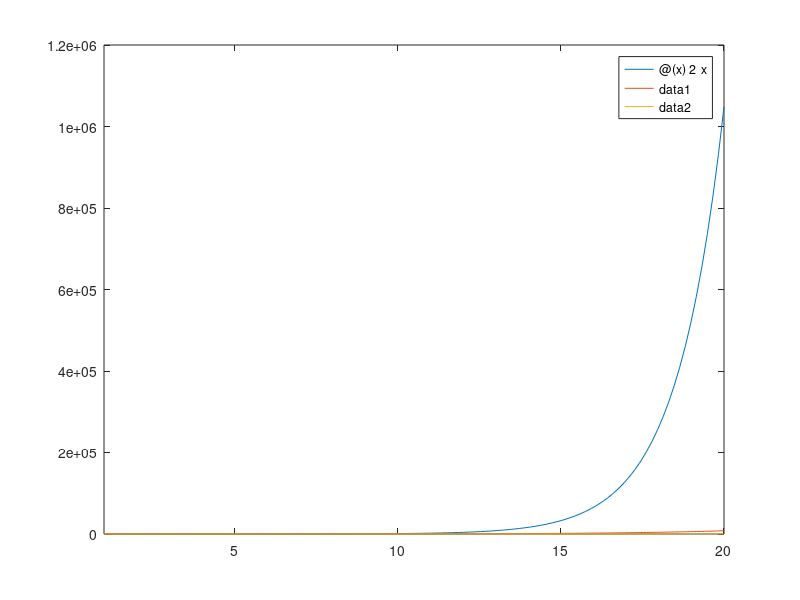

MATLAB code for this plot:
clc; clear all; close all;

f = @(x) x^log(x);
g = @(x) 2^x;
h = @(x) x;
arr = linspace(1, 1000, 1000);

fplot(g, [1, 20]);
hold on
fplot(f, [1, 20]);
hold on
fplot(h, [1, 20])
